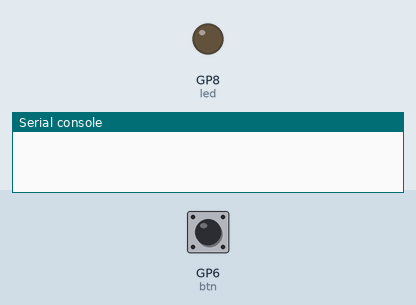
The program below on a simulated Raspberry Pi Pico running CircuitPython. Shown: output pins drawn as LEDs (lit = HIGH), the last lines printed to the serial console. The inputs (shaded band) are chosen by the test bench; at power-on: GP6 (btn) HIGH.

Above: at 1.2 s.
1.3 s: GP6 (btn) pulled LOW for 0.15 s
At 2.6 s:
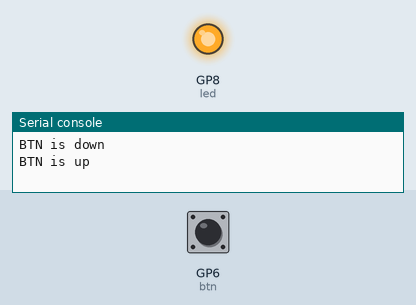
2.9 s: GP6 (btn) pulled LOW for 1 s
At 5.1 s:
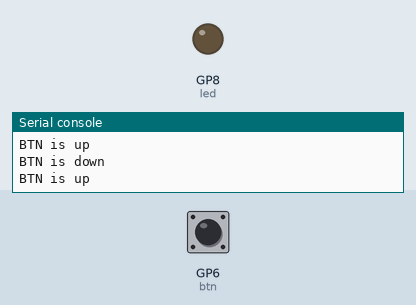
5.4 s: GP6 (btn) pulled LOW for 3.2 s
At 10.0 s:
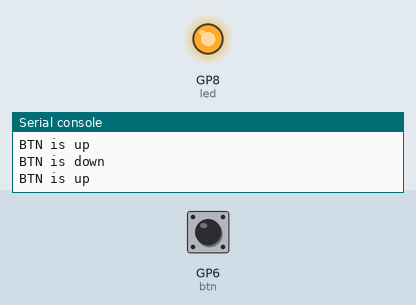
Timing chart, 0 to 11.5 s (numbered marks = the images above; inputs shaded):
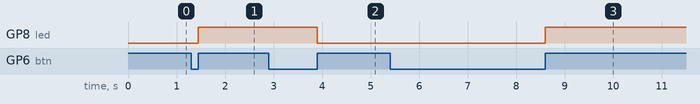

The program:

code.py
```python
# from https://learn.adafruit.com/multi-tasking-with-circuitpython/buttons

import time
import board
import digitalio

btn = digitalio.DigitalInOut(board.GP6)
btn.direction = digitalio.Direction.INPUT
btn.pull = digitalio.Pull.UP

led = digitalio.DigitalInOut(board.GP8)
led.direction = digitalio.Direction.OUTPUT

previous_state = btn.value

while True:
    current_state = btn.value
    if current_state != previous_state:
        if not current_state:
            print("BTN is down")
        else:
            print("BTN is up")
            led.value = not led.value

    previous_state = current_state
```

Measured:
- after the input at 1.3 s, GP8 (led): LOW → HIGH after 0.15 s
- after the input at 2.9 s, GP8 (led): HIGH → LOW after 1.0 s
- after the input at 5.4 s, GP8 (led): LOW → HIGH after 3.2 s
